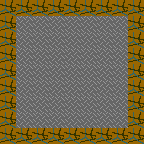

This game map was drawn from its Tiled (.tmx) file and the tilesets committed beside it. A one-line description and the full map source follow:
An orthogonal 9x9 tile map with 16x16 px tiles, 1 tile layer (tiles), 2 tilesets and 10 objects.

<map version="1.10" tiledversion="1.10.2" orientation="orthogonal" renderorder="right-down" width="9" height="9" tilewidth="16" tileheight="16" infinite="0" nextlayerid="6" nextobjectid="48">
 <editorsettings>
  <export target="sk_laserTest.bin" format="sokoMap" />
 </editorsettings>
 <tileset firstgid="1" source="objLayers.tsx" />
 <tileset firstgid="12" name="tilesheet" tilewidth="16" tileheight="16" tilecount="64" columns="8">
  <image source="tileSprites/tilesheet.png" width="128" height="128" />
  <tile id="0" type="wall" />
  <tile id="1" type="floor" />
  <tile id="2" type="goal" />
  <tile id="3" type="nowalkfloor" />
 </tileset>
 <layer id="1" name="tiles" width="9" height="9">
  <data encoding="csv">
12,12,12,12,12,12,12,12,12,
12,13,13,13,13,13,13,13,12,
12,13,13,13,13,13,13,13,12,
12,13,13,13,13,13,13,13,12,
12,13,13,13,13,13,13,13,12,
12,13,13,13,13,13,13,13,12,
12,13,13,13,13,13,13,13,12,
12,13,13,13,13,13,13,13,12,
12,12,12,12,12,12,12,12,12
</data>
 </layer>
 <objectgroup id="4" name="entities">
  <object id="38" gid="7" x="16" y="128" width="16" height="16">
   <properties>
    <property name="emitDirection" value="RIGHT" />
   </properties>
  </object>
  <object id="39" gid="10" x="80" y="128" width="16" height="16">
   <properties>
    <property name="playerMove" type="bool" value="true" />
   </properties>
  </object>
  <object id="40" gid="10" x="48" y="96" width="16" height="16" />
  <object id="41" gid="10" x="80" y="96" width="16" height="16" />
  <object id="42" gid="10" x="80" y="64" width="16" height="16">
   <properties>
    <property name="emitDirection" type="bool" value="true" />
   </properties>
  </object>
  <object id="43" gid="10" x="48" y="64" width="16" height="16" />
  <object id="44" gid="10" x="16" y="96" width="16" height="16">
   <properties>
    <property name="emitDirection" type="bool" value="true" />
   </properties>
  </object>
  <object id="45" gid="9" x="16" y="32" width="16" height="16">
   <properties>
    <property name="emitDirection" value="DOWN" />
   </properties>
  </object>
  <object id="46" gid="2" x="48" y="80" width="16" height="16" />
  <object id="47" gid="1" x="112" y="80" width="16" height="16">
   <properties>
    <property name="gamemode" value="SOKO_LASERBOUNCE" />
   </properties>
  </object>
 </objectgroup>
</map>
